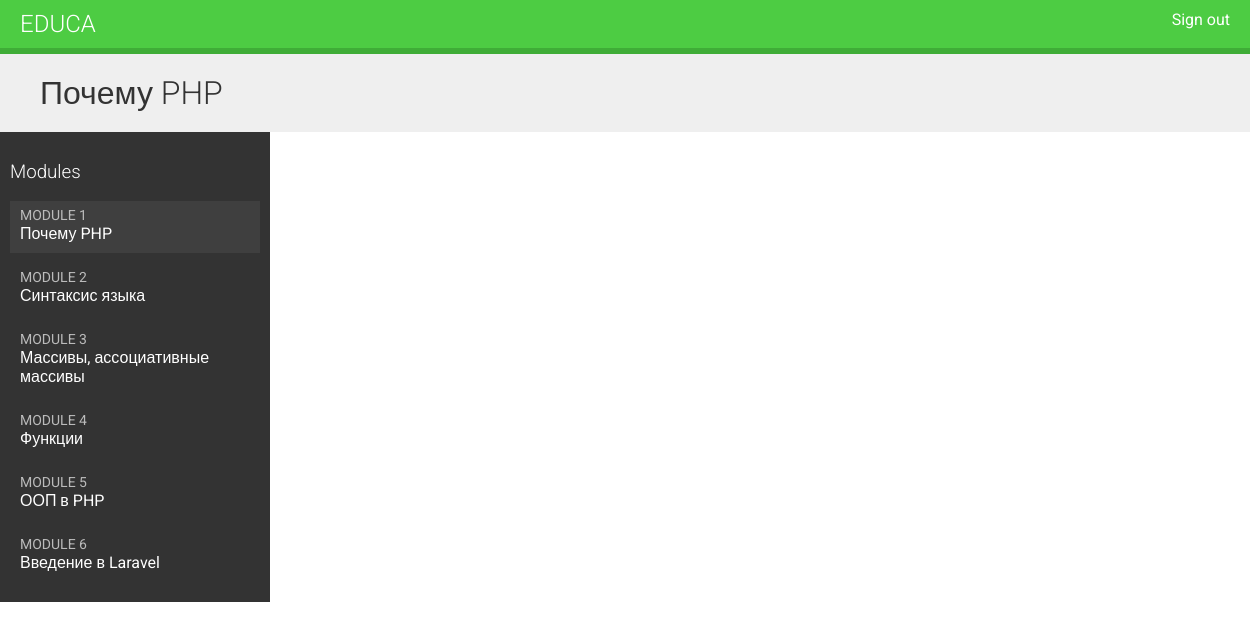
Screenshot of /students/course/5/ (signed in) with the database file from the repository.
### courses/models.py (models this page shows)
class Module(models.Model):
    course = models.ForeignKey(Course,
                               related_name='modules',
                               on_delete=models.CASCADE)
    title = models.CharField(max_length=200)
    description = models.TextField(blank=True)
    order = OrderField(blank=True, for_fields=['course'])
    class Meta:
        ordering = ['order']
    def __str__(self):
        return f'{self.order}. {self.title}'

### students/views.py (the view)
# urls.py: path('course/<pk>/', cache_page(60 * 15)(views.StudentCourseDetailView.as_view()), name='student_course_detail'),
class StudentCourseDetailView(DetailView):
    model = Course
    template_name = 'students/course/detail.html'
    def get_queryset(self):
        qs = super().get_queryset()
        return qs.filter(students__in=[self.request.user])
    def get_context_data(self, **kwargs):
        context = super().get_context_data(**kwargs)
        course = self.get_object()
        if 'module_id' in self.kwargs:
            context['module'] = course.modules.get(id=self.kwargs['module_id'])
        else:
            context['module'] = course.modules.all()[0]
        return context

### students/templates/students/course/detail.html (shortened to what this page needs)
{% extends "base.html" %}
{% load cache %}
{% block content %}
<h1>
    {{ module.title }}
</h1>
<div class="contents"><h3>Modules</h3>
    <ul id="modules">
        {% for m in object.modules.all %}
        <li data-id="{{ m.id }}" {% if m == module %}class="selected" {% endif %}>
            <a href="{% url 'student_course_detail_module' object.id m.id %}">
            <span>
              Module <span class="order">{{ m.order|add:1 }}</span>
            </span>
            <br>
            {{ m.title }}
            </a>
        </li>
        {% empty %}
        <li>No modules yet.</li>
        {% endfor %}
    </ul>
</div>
<div class="module">
</div>
{% endblock %}

### courses/static/css/base.css (style rules this page uses)
body { margin:0; font-family:'Roboto', sans-serif; font-weight:400; color:#333; }
a { color:#3fad37; text-decoration:none; }
ul { float:left; }
h1, h2, h3, h4, h5, h6 { font-family:'Roboto', sans-serif; font-weight:300; }
h1 { background:#efefef; width:100%; overflow:auto; padding:20px 0 20px 40px; margin:0; }
.module { padding:10px 20px; float:left; width:600px; }
.contents { width:20%; padding:10px; float:left; background:#333; color: #fff; font-family:'Roboto', sans-serif; }
.contents ul { list-style:none; margin:0; padding:0; width:100%; }
.contents ul li { margin:0 0 10px 0; padding:4px 10px 10px; overflow:auto; cursor:move; }
.contents ul li.selected { background:#3f3f3f; }
.contents ul span { text-transform:uppercase; color:#bbb; font-size:14px; }
.contents ul a { display:block; color:#fff; text-decoration:none; }

### rows the page displays
Module: title "Почему PHP", order|add "1"
Module: order|add "2", title "Синтаксис языка"
Module: order|add "3", title "Массивы, ассоциативные массивы"
Module: order|add "4", title "Функции"
Module: order|add "5", title "ООП в PHP"
Module: order|add "6", title "Введение в Laravel"
